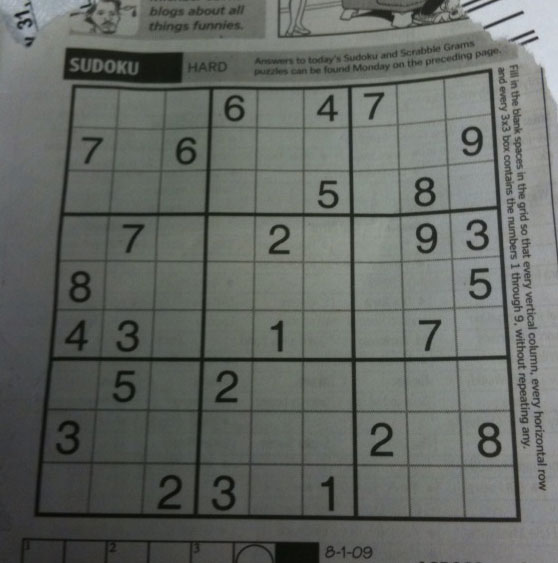
#> input picture sudoku.png, 558 x 563 px
$ python image_gradients_and_canny_edge_detection.py   (older library calls are emulated)
#> lines starting #> are read from the running program, lines starting #| are printed output that depends on the picture; after the words box and inside, x2 and y2 are one past the last pixel; in counts of white or black regions, pixels touching at a corner belong together
import cv2
import numpy as np
from matplotlib import pyplot as plt

img = cv2.imread("sudoku.png", cv2.IMREAD_GRAYSCALE)
#> img: shape (563, 558); min 7, max 218, mean 101.8
img = cv2.adaptiveThreshold(img, 255, cv2.ADAPTIVE_THRESH_GAUSSIAN_C, cv2.THRESH_BINARY, 101, 2)
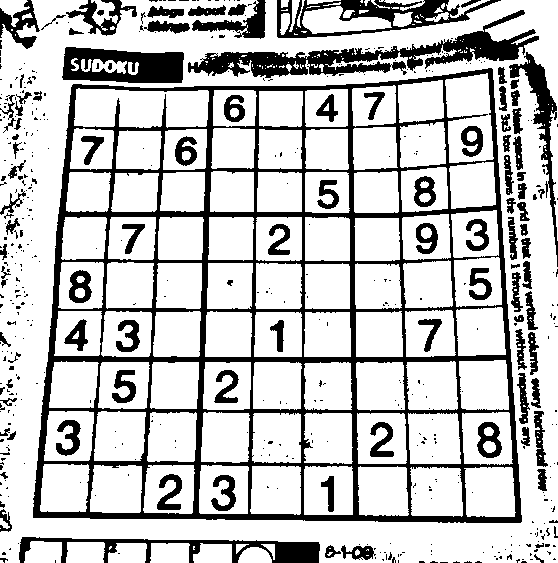
#> img: shape (563, 558); 76.5% white; 511 black regions (404 under 20 px), largest, box (x1, y1, x2, y2) and area: (33, 68, 522, 523) 34943, (188, 10, 539, 78) 6321, (62, 47, 184, 83) 3127
# whenever we encounter an edge in a picture, there is a great change in the intensity. For example, consider a
# marshmellow in a dark room. When we look at the edge of the marshmellow, we are able to identify it by noting the
# blackness on the outside of the marshmellow, This point, where the white pixels change to black produces a huge
# drop in intensity, or in otherwords a place where the rate of intensity change is at a maximum or minimum. Using
# this idea we develop the Laplacian and Sobel functions. These functions allow us to find the places where intensity
# changes.


lap = cv2.Laplacian(img, -1, ksize=1)
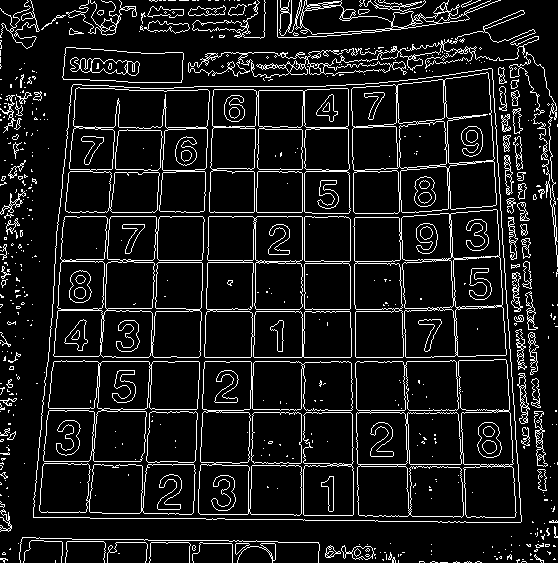
#> lap: shape (563, 558); 10% white in thin lines or dots
#The lower the kernel, the stronger the edge must be (larger change in intensity, as we are comparing directly to the next pixel)
#Use cv2.CV_64F as the values of the Laplacian can be pretty large or small

sobel = cv2.Sobel(img, -1, 1, 1, ksize=1)
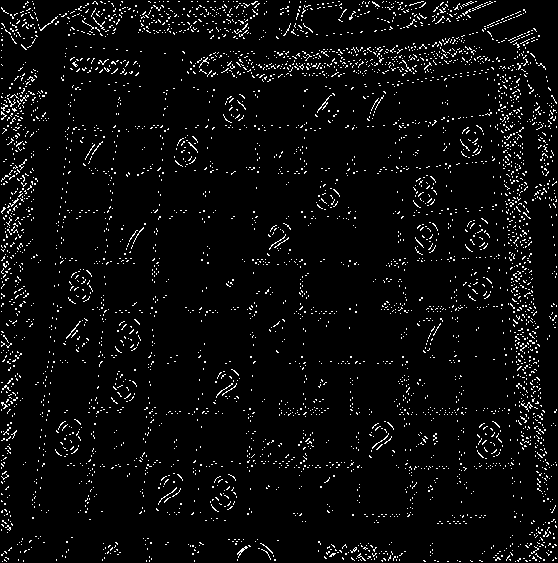
#> sobel: shape (563, 558); 4.4% white in thin lines or dots
#Uses a sobel derivative (directional derivative)

canny = cv2.Canny(img, 100, 200)
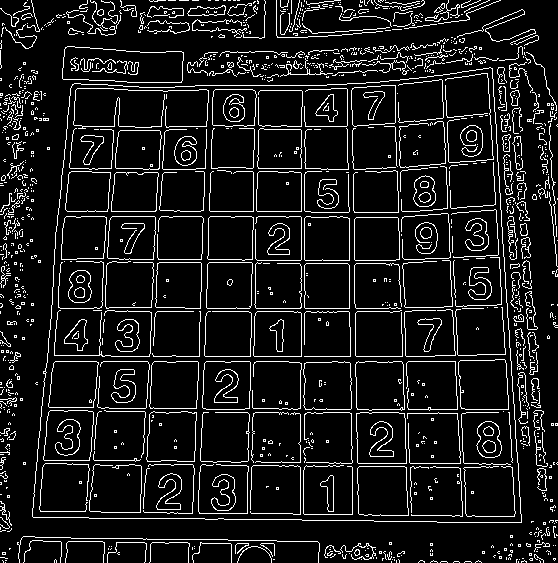
#> canny: shape (563, 558); 10.1% white in thin lines or dots
images = [img, lap, sobel, canny]
titles = ["Image","Laplacian", "sobel", "Canny"]
for (num, image) in enumerate(images):
    plt.subplot(2, 2, num+1)
    plt.imshow(image, "gray")
    plt.title(titles[num])
    plt.xticks([]), plt.yticks([])
#> this loop made 4 passes

plt.show()

$ run again, with gradient.png copied over sudoku.png
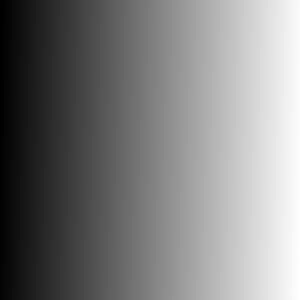
#> input picture gradient.png, 300 x 300 px
#> `img = cv2.adaptiveThreshold(img, 255, cv2.ADAPTIVE_THRESH_GAUSSIAN_C, ..`:
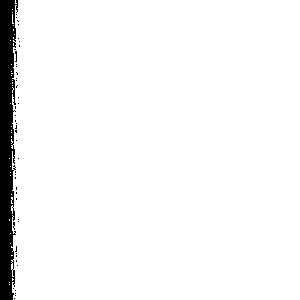
#> img: shape (300, 300); 95.4% white; 45 black regions (44 under 20 px), largest, box (x1, y1, x2, y2) and area: (0, 0, 18, 300) 4066
#> lap: shape (300, 300); 0.82% white in thin lines or dots, all inside (x1, y1, x2, y2) = (8, 0, 20, 300)
#> sobel: shape (300, 300); 0.4% white in thin lines or dots, all inside (x1, y1, x2, y2) = (8, 2, 21, 298)
#> `canny = cv2.Canny(img, 100, 200)`:
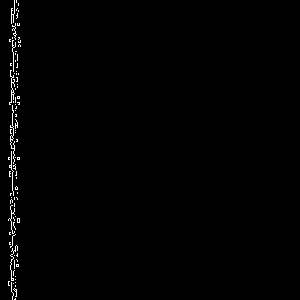
#> canny: shape (300, 300); 0.85% white in thin lines or dots, all inside (x1, y1, x2, y2) = (8, 0, 21, 300)
#> the loop `for (num, image) in enumerate(images):` made 4 passes
